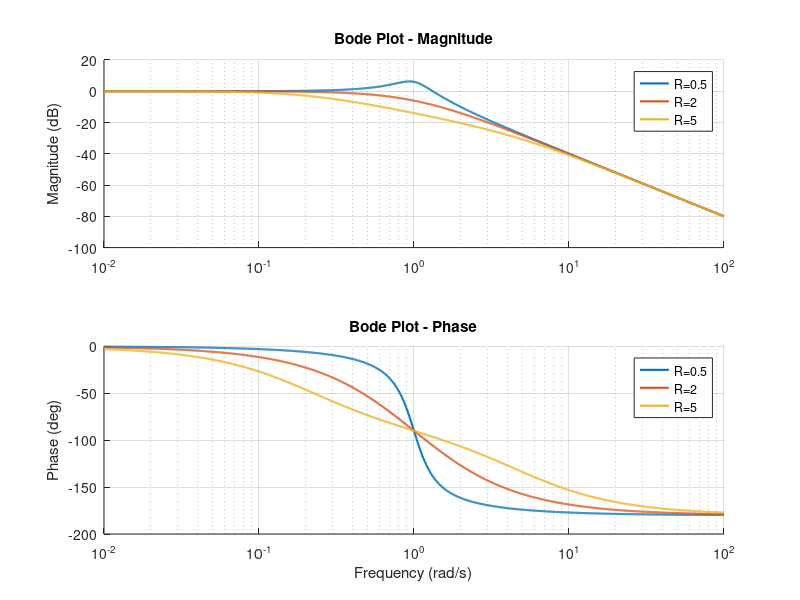
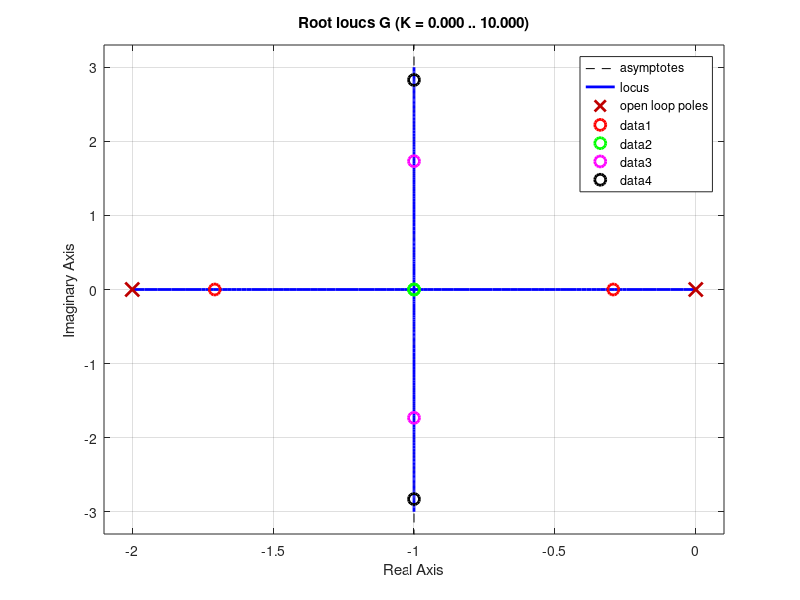
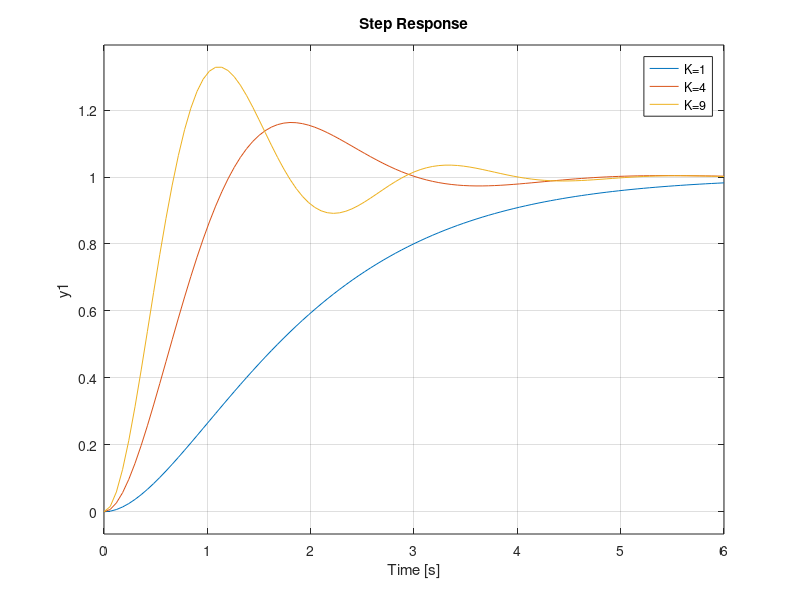
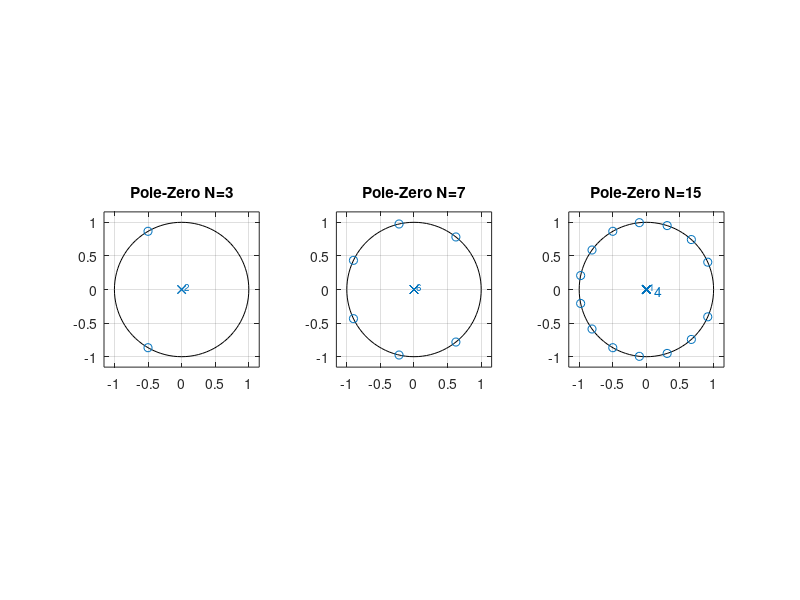

MATLAB code for these plots, in order: (Note: this script raises an error after producing the figures.)
%part1_a
R_vals = [0.5, 2, 5];
L = 1;
C = 1;
w0 = 1 / sqrt(L * C);
figure;
for i = 1:length(R_vals)
    R = R_vals(i);
    num = w0^2;
    den = [1, R/L, w0^2];
    sys = tf(num, den);
    
    [mag, phase, wout] = bode(sys);
    mag_db = 20*log10(squeeze(mag));
    phase_deg = squeeze(phase);
    
    subplot(2, 1, 1);
    hold on;
    semilogx(wout, mag_db, 'LineWidth', 1.5);
    
    subplot(2, 1, 2);
    hold on;
    semilogx(wout, phase_deg, 'LineWidth', 1.5);
end

subplot(2, 1, 1);
title('Bode Plot - Magnitude');
ylabel('Magnitude (dB)');
grid on;
legend('R=0.5', 'R=2', 'R=5');

subplot(2, 1, 2);
title('Bode Plot - Phase');
xlabel('Frequency (rad/s)');
ylabel('Phase (deg)');
grid on;
legend('R=0.5', 'R=2', 'R=5');

%part2_a
numG = [1];
denG = [1, 2, 0];
G = tf(numG, denG);

figure;
rlocus(G);
hold on;

K_vals = [0.5, 1, 4, 9];
colors = ['r', 'g', 'm', 'k'];

for i = 1:length(K_vals)
    T = feedback(K_vals(i)*G, 1);
    p = pole(T);
    plot(real(p), imag(p), 'o', 'MarkerSize', 8, 'Color', colors(i), 'LineWidth', 2);
end
hold off;

%part2_c
K_vals = [1, 4, 9];
sys_list = cell(1, 3);

for i = 1:3
    sys_list{i} = feedback(K_vals(i)*G, 1);
end

figure;
step(sys_list{1}, sys_list{2}, sys_list{3});
grid on;
legend('K=1', 'K=4', 'K=9');

%part3_b
N_vals = [3, 7, 15];

figure;
for i = 1:length(N_vals)
    N = N_vals(i);
    b = ones(1, N) / N;
    a = 1;
    subplot(1, 3, i);
    zplane(b, a);
    title(['Pole-Zero N=', num2str(N)]);
end

%part3_c
figure;
for i = 1:length(N_vals)
    N = N_vals(i);
    b = ones(1, N) / N;
    a = 1;
    [h, w] = freqz(b, a, 1024);
    plot(w/pi, abs(h), 'LineWidth', 1.5);
    hold on;
end
title('Frequency Response of Moving Average Filter');
xlabel('Normalized Frequency (\times\pi rad/sample)');
ylabel('Magnitude');
legend('N=3', 'N=7', 'N=15');
grid on;

%part3_d
n = 0:200;
w_noise = randn(1, length(n));
x = sin(pi * n / 16) + 0.5 * w_noise;

b7 = ones(1, 7) / 7;
a7 = 1;
y = filter(b7, a7, x);

figure;
plot(n, x, 'Color', [0.7 0.7 0.7]);
hold on;
plot(n, y, 'r', 'LineWidth', 2);
title('Signal Filtering Application (N=7)');
xlabel('n');
ylabel('Amplitude');
legend('Original Noisy Signal', 'Filtered Signal');
grid on;

%part4_a
b = [1, -0.5];
a = [1, -1, 0.5];

figure;
zplane(b, a);
title('Pole-Zero Map of H(z)');

%part4_b
[r, p, k] = residuez(b, a);

%part4_c
syms z n
H_sym = (1 - 0.5*z^(-1)) / (1 - z^(-1) + 0.5*z^(-2));
h_n_sym = iztrans(H_sym, z, n);
disp('h[n] using iztrans:');
disp(h_n_sym);

%part4_d
n_vals = 0:30;
sys = tf(b, a, -1);
[h, t] = impulse(sys, 30);

figure;
stem(n_vals, squeeze(h), 'filled');
title('Impulse Response h[n]');
xlabel('n');
ylabel('Amplitude');
grid on;

%part5_a&b
Fs = 1000;
t = 0:1/Fs:3;
ecg_clean = zeros(size(t));
for b = 0.4:0.8:3
    ecg_clean = ecg_clean + exp(-((t-b).^2)/(2*0.005^2));
end
noise = 0.4*sin(2*pi*50*t) + 0.1*randn(size(t));
ecg_noisy = ecg_clean + noise;

figure;
plot(t, ecg_clean + 2, 'b'); hold on;
plot(t, noise - 1, 'g');
plot(t, ecg_noisy, 'r');
title('Time Domain Signals');
legend('Clean ECG (Offset)', 'Noise (Offset)', 'Noisy ECG');
xlabel('Time (s)'); 
grid on;

L = length(t);
f = Fs*(0:(L/2))/L;
Y_noisy = fft(ecg_noisy);
P2_noisy = abs(Y_noisy/L);
P1_noisy = P2_noisy(1:L/2+1);
P1_noisy(2:end-1) = 2*P1_noisy(2:end-1);

figure;
plot(f, P1_noisy);
title('FFT of Noisy Signal');
xlabel('Frequency (Hz)'); 
ylabel('Magnitude');
xlim([0 100]); 
grid on;
xline(50, 'r--', '50 Hz Noise Peak');

%part5_c&d
f0 = 50;
Q = 35;
wo = f0/(Fs/2);
bw = wo/Q;
[b_notch, a_notch] = iirnotch(wo, bw);

figure;
zplane(b_notch, a_notch);
title('Pole-Zero of Notch Filter');

ecg_filtered = filtfilt(b_notch, a_notch, ecg_noisy);

Y_filt = fft(ecg_filtered);
P2_filt = abs(Y_filt/L);
P1_filt = P2_filt(1:L/2+1);
P1_filt(2:end-1) = 2*P1_filt(2:end-1);

figure;
plot(f, P1_noisy, 'b'); hold on;
plot(f, P1_filt, 'r', 'LineWidth', 1.5);
title('FFT Comparison');
legend('Before Filtering', 'After Filtering');
xlim([0 100]); 
grid on;

figure;
Q_vals = [5, 35, 100];
for i = 1:length(Q_vals)
    bw_q = wo/Q_vals(i);
    [bq, aq] = iirnotch(wo, bw_q);
    [h_q, w_q] = freqz(bq, aq, 1024, Fs);
    plot(w_q, 20*log10(abs(h_q)), 'LineWidth', 1.5); 
    hold on;
end
title('Notch Filter Frequency Response');
xlabel('Frequency (Hz)'); 
ylabel('Magnitude (dB)');
xlim([40 60]); 
ylim([-40 5]);
legend('Q=5', 'Q=35', 'Q=100'); 
grid on;
